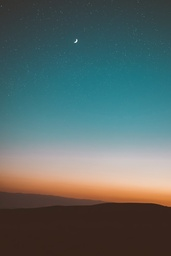
#> input picture Image_Blending/Assets/Input_images/Stars_small.jpg, 171 x 256 px, shrunk from 640 x 960 before the run, found by its file name
$ python Blending.py   (older library calls are emulated)
#> lines starting #> are read from the running program, lines starting #| are printed output that depends on the picture
### Image_Blending/Gaussian_pyramid.py
import numpy as np
import cv2
from Convolution import convolutionColor


def gaussian_pyramid(image, levels, debug=False):
    gpyramids = []
    gpyramids.append(image)
    temp = image
    print("total levels: ", levels)
    for i in range(1, levels):
        print("LEVEL NO. : ", i)
        temp = gaussian_reduce(temp, debug)
        gpyramids.append(temp)
        print("appended")

    return gpyramids


def gaussian_reduce(image, debug):
    output = None
    kernel = create_kernel(0.6, debug)
    print("convolution start")
    outputimage = convolutionColor(image, kernel, False, debug)
    print("convolution done")
    output = outputimage[::2, ::2, :]
    print("Resize done")
    return output


def create_kernel(a, debug=False):
    kernel_Wx = np.array([[0.25 - a/2, 0.25, a, 0.25, 0.25 - a/2]])
    kernel = np.multiply(kernel_Wx, kernel_Wx.T)
    print("kernel created")
    if debug:
        print(kernel)

    return kernel


# [37 lines that do not run on import are left out]

### Image_Blending/Convolution.py
import numpy as np
import cv2


def convolutionColor(image, kernel, average=False, debug=False):
    # Color Convolution of the Image with kernel
    # Implements 3*3 kernel on all 3 layers(RGB) of the images

    print("Image Shape : {}".format(image.shape))
    print("Kernel shape : {}".format(kernel.shape))

    if debug:
        cv2.imshow('Image', image)
        cv2.waitKey(0)

    image_row, image_col, image_c = image.shape
    kernel_row, kernel_col = kernel.shape

    # Sample matrix of size of image
    output_image = np.zeros(image.shape)

    # calculate the required padding according to kernel size
    pad_height = int((kernel_row - 1) / 2)
    pad_width = int((kernel_col - 1) / 2)
    pad_color = 3

    # create sample image with padding
    padded_image = np.full(
        (image_row + (2 * pad_height), image_col + (2 * pad_width), image_c), (0, 0, 0))

    # insert the image into the padded image
    padded_image[pad_height: image_row + pad_height,
                 pad_width: image_col + pad_width] = image

    if debug:
        cv2.imshow("Padded Image", image)
        cv2.waitKey(0)

    # Convolute the padded image with the given kernel
    for color in range(image_c):
        for row in range(image_row):
            for col in range(image_col):
                output_image[row, col, color] = np.sum(
                    kernel * padded_image[row: row + kernel_row, col: col + kernel_col, color])
                if average:
                    output_image[row, col,
                                 color] //= kernel.shape[0] * kernel.shape[1]
    if debug:
        # convert the Float64 data into Uint8 Data
        output = cv2.normalize(output_image, None, 255, 0,
                               cv2.NORM_MINMAX, cv2.CV_8UC1)

        # Display the Final output
        cv2.imshow("Final test output", output)
        cv2.waitKey(0)

    return output_image


# [57 lines left out: function convolution, not called in this run]

### Image_Blending/Laplacian_pyramid.py
import numpy as np
import cv2
from Convolution import convolutionColor
from Gaussian_pyramid import gaussian_pyramid


def laplacian_pyramid(gpyramids, debug=False):
    lpyramids = []
    k = len(gpyramids)
    print("total levels: ", k-1)
    for i in range(0, k-1):
        gu = gpyramids[i]
        egu = laplacian_expand(gpyramids[i+1])
        if egu.shape[0] > gu.shape[0]:
            egu = np.delete(egu, (-1), axis=0)
        if egu.shape[1] > gu.shape[1]:
            egu = np.delete(egu, (-1), axis=1)
        lpyramids.append(gu - egu)
    lpyramids.append(gpyramids.pop())
    return lpyramids


def laplacian_expand(image, debug=False):
    output = None
    kernel = create_kernel(0.4, debug)
    outimage = np.zeros(
        (image.shape[0]*2, image.shape[1]*2, image.shape[2]), dtype=np.float64)
    outimage[::2, ::2, :] = image[:, :, :]
    output = 4 * convolutionColor(outimage, kernel, False, debug)
    return output


def create_kernel(a, debug=False):
    kernel_Wx = np.array([[0.25 - a/2, 0.25, a, 0.25, 0.25 - a/2]])
    kernel = np.multiply(kernel_Wx, kernel_Wx.T)
    print("kernel created")
    if debug:
        print(kernel)

    return kernel


# [40 lines that do not run on import are left out]

### Image_Blending/Blending.py
import numpy as np
import cv2
import math
from Convolution import convolutionColor
from Gaussian_pyramid import gaussian_pyramid
from Laplacian_pyramid import laplacian_pyramid
from Laplacian_pyramid import laplacian_expand


def blend(lapl_white_img, lapl_black_img, gauss_mask_img):
    blended_pyramid = []
    k = len(gauss_mask_img)
    for i in range(0, k):
        p1 = gauss_mask_img[i] * lapl_white_img[i]
        p2 = (1 - gauss_mask_img[i]) * lapl_black_img[i]
        blended_pyramid.append(p1 + p2)
    return blended_pyramid


def collapse(output_pyramid):
    output = None
    output = np.zeros(
        (output_pyramid[0].shape[0], output_pyramid[0].shape[1], output_pyramid[0].shape[2]), dtype=np.float64)
    for i in range(len(output_pyramid)-1, 0, -1):
        lap = laplacian_expand(output_pyramid[i])
        lapb = output_pyramid[i-1]
        if lap.shape[0] > lapb.shape[0]:
            lap = np.delete(lap, (-1), axis=0)
        if lap.shape[1] > lapb.shape[1]:
            lap = np.delete(lap, (-1), axis=1)
        tmp = lap + lapb
        output_pyramid.pop()
        output_pyramid.pop()
        output_pyramid.append(tmp)
        output = tmp
    return output


if __name__ == '__main__':

    debug = False
    save = False

    path = 'Image_Blending/Assets/Input_images/'
    image1 = cv2.imread(path + 'Stars_small.jpg')
#> image1 is the input picture: shape (256, 171, 3); mean B, G, R 102.6, 103.9, 87.2
    image2 = cv2.imread(path + 'Road1_small.jpg')
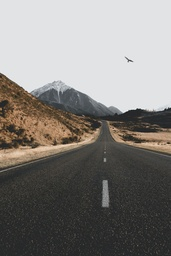
#> input picture Image_Blending/Assets/Input_images/Road1_small.jpg, 171 x 256 px, shrunk from 640 x 960 before the run, found by its file name
#> image2 is the input picture: shape (256, 171, 3); mean B, G, R 123.9, 127.6, 130.8
    mask = cv2.imread(path + 'Gradient1_small.png')
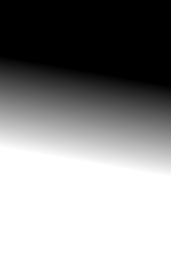
#> input picture Image_Blending/Assets/Input_images/Gradient1_small.png, 171 x 256 px, shrunk from 640 x 960 before the run, found by its file name
#> mask is the input picture: shape (256, 171, 3); min 0, max 255, mean 138.9

    print(image1.shape)
#| (256, 171, 3)
    print(image2.shape)
#| (256, 171, 3)
    print(mask.shape)
#| (256, 171, 3)

    min_size = min(image1.shape[0], image1.shape[1])
#> min_size = 171
    # at least 16x16 at the highest level.
    depth = int(math.floor(math.log(min_size, 2))) - 4
#> depth = 3

    print(depth)
#| 3
    print(min_size)
#| 171

    print("::::: STEP 1 ::::::")
    gaussian_img1 = gaussian_pyramid(image1, depth)
#| total levels:  3
#> after the loop in gaussian_pyramid, `for i in range(1, levels):`: gpyramids = 3 items
#> gaussian_img1 = 3 items
    print("::::: STEP 2 ::::::")
    gaussian_img2 = gaussian_pyramid(image2, depth)
#| total levels:  3
#> gaussian_img2 = 3 items
    print("::::: STEP 3 ::::::")
    gaussian_mask = gaussian_pyramid(mask, depth)
#| total levels:  3
#> the loop in gaussian_pyramid (call 3), `for i in range(1, levels):` made 2 passes
#> pass 1, in gaussian_reduce (call 5), `outputimage = convolutionColor(image, kernel, False, debug)`:
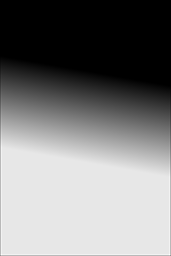
#> outputimage: shape (256, 171, 3) float64; min -0.162, max 281.1, mean 138.5; drawn with min black and max white
#> gaussian_mask = 3 items
    for x in range(len(gaussian_mask)):
        gaussian_mask[x] = gaussian_mask[x] / 255
#> this loop made 3 passes
    print("::::: STEP 4 ::::::")
    laplacian_img1 = laplacian_pyramid(gaussian_img1)
#> in laplacian_pyramid, `k = len(gpyramids)`: k = 3
#| total levels:  2
#> after the loop in laplacian_pyramid, `for i in range(0, k-1):`: lpyramids = 2 items
#> laplacian_img1 = 3 items
    print("::::: STEP 5 ::::::")
    laplacian_img2 = laplacian_pyramid(gaussian_img2)
#| total levels:  2
#> laplacian_img2 = 3 items

    print("::::: STEP 6 ::::::")
    output_pyramid = blend(laplacian_img2, laplacian_img1, gaussian_mask)
#> in blend, `k = len(gauss_mask_img)`: k = 3
#> the loop in blend, `for i in range(0, k):` made 3 passes
#> pass 2, in blend, `p2 = (1 - gauss_mask_img[i]) * lapl_black_img[i]`:
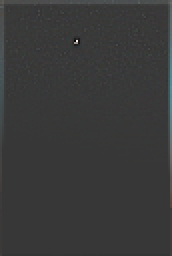
#> p2: shape (128, 86, 3) float64 (shown 2 times larger); mean of channels 0, 1, 2 1, 1, 0.8; drawn with min black and max white
#> after the loop in blend, `for i in range(0, k):`: blended_pyramid = 3 items
#> output_pyramid = 3 items

    print("::::: STEP 7 ::::::")
    output_collapse = collapse(output_pyramid)
#> the loop in collapse, `for i in range(len(output_pyramid)-1, 0, -1):` made 2 passes
#> i on pass 1: 2
#| kernel created
#| Image Shape : (128, 86, 3)
#| Kernel shape : (5, 5)
#| kernel created
#| Image Shape : (256, 172, 3)
#| Kernel shape : (5, 5)
#> pass 1, in collapse, `lapb = output_pyramid[i-1]`:
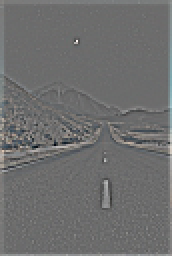
#> lapb: shape (128, 86, 3) float64 (shown 2 times larger); mean of channels 0, 1, 2 2, 2, 1.8; drawn with min black and max white
#> pass 1, in collapse, `tmp = lap + lapb`:
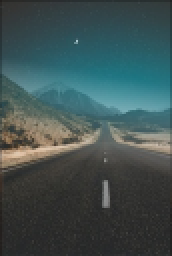
#> tmp: shape (128, 86, 3) float64 (shown 2 times larger); mean of channels 0, 1, 2 82.4, 82.3, 63.8; drawn as B, G, R
#> after the loop in collapse, `for i in range(len(output_pyramid)-1, 0, -1):`: output_pyramid = 1 item
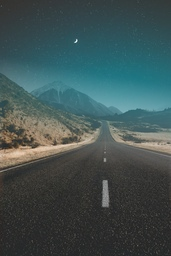
#> output_collapse: shape (256, 171, 3) float64; mean of channels 0, 1, 2 82.9, 82.7, 64.1; drawn as B, G, R
    output_collapse[output_collapse < 0] = 0
    output_collapse[output_collapse > 255] = 255

    print("::::: DONE :::::")
    if not debug:
        a = 0
        output1 = cv2.normalize(
            output_collapse, None, 255, 0, cv2.NORM_MINMAX, cv2.CV_8UC1)
        cv2.imshow('image1 {}'.format(a), output1)
        a = a+1
        cv2.waitKey(0)
